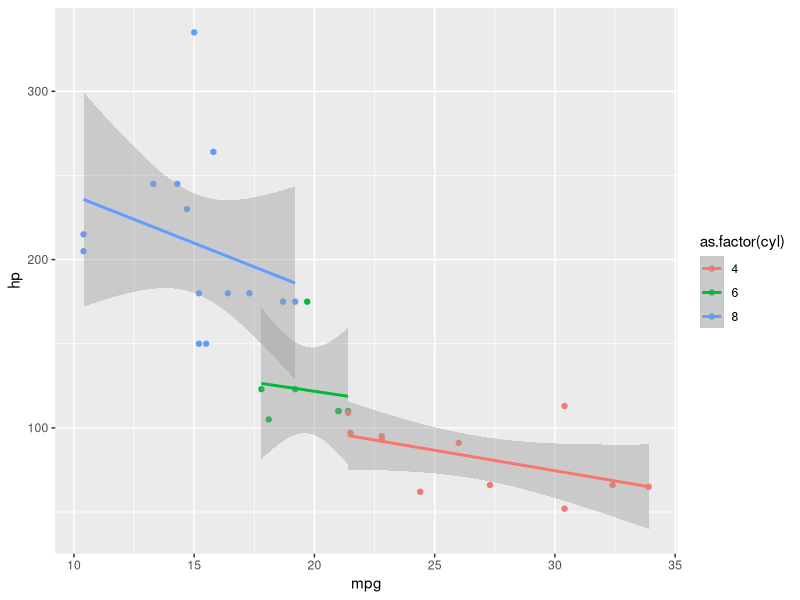

Write R code to recreate this figure.
## ---- chunk 1
knitr::opts_chunk$set(echo = TRUE)
## ---- chunk 2
library(tidyverse)
summary(cars)
## ---- chunk 3
ggplot(mtcars, aes(x = mpg, y = hp, col = as.factor(cyl))) + 
  geom_point() + 
  geom_smooth(method = "lm")

